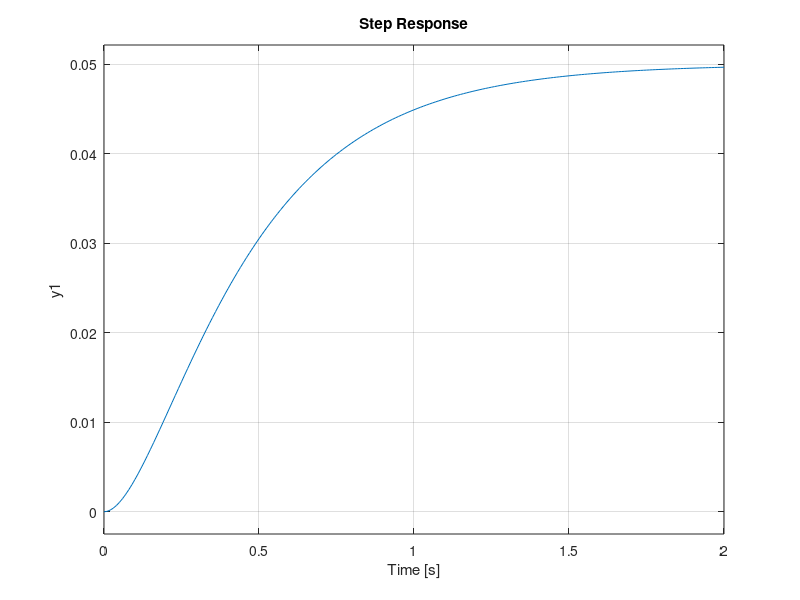
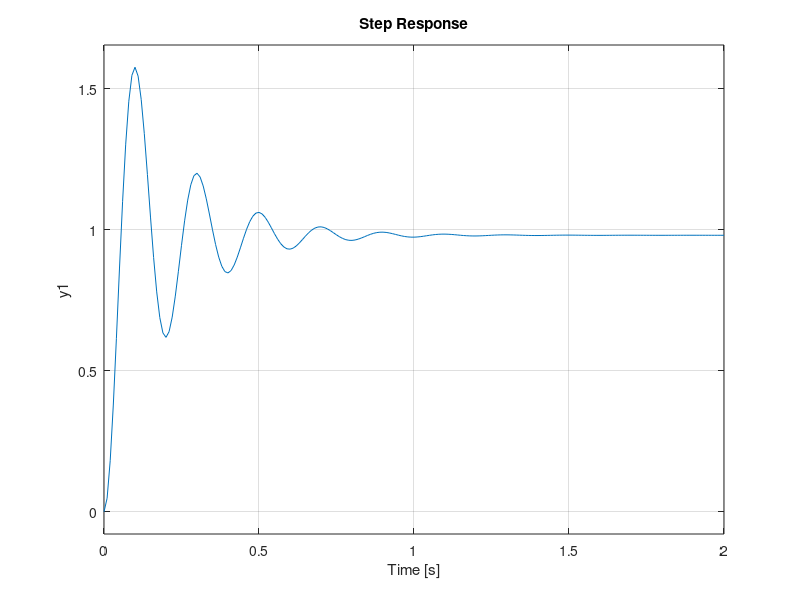
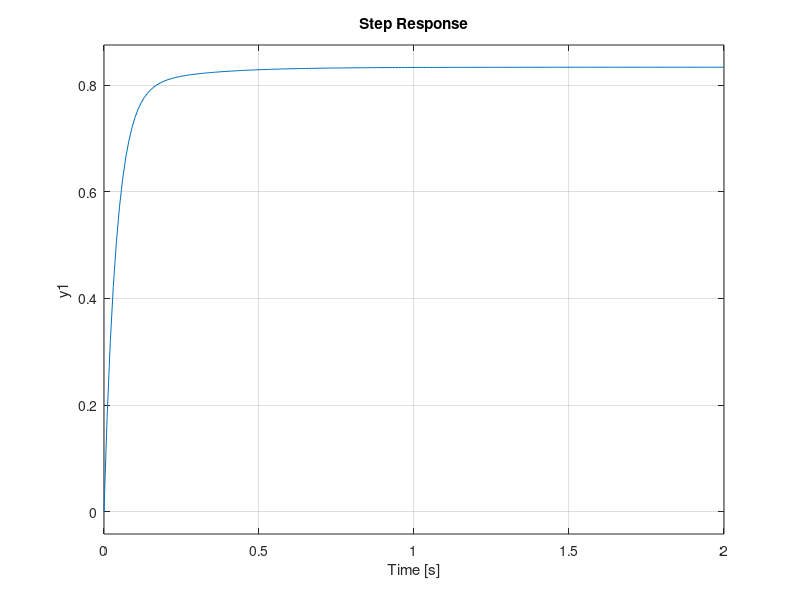
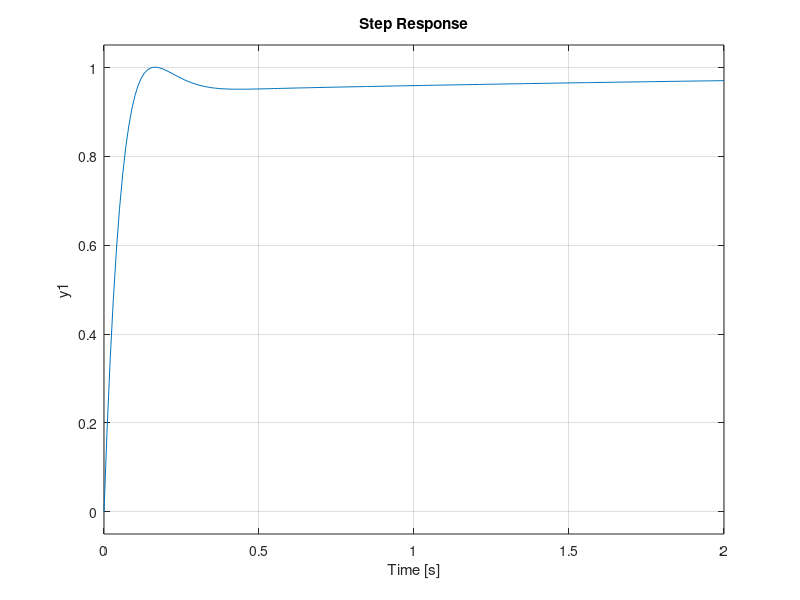

Reproduce these figures in MATLAB, in order. (Note: this script raises an error after producing the figures.)
% Introduction to PID Control
clear
clc
clf

%% STEP RESPONSE
t = 0:0.01:2;
s = tf('s');
P = 1/(s^2 + 10*s + 20);
figure(1)
step(P,t)

%% PROPORTIONAL CONTROL
Kp = 1000;
C = pid(Kp);
T = feedback(C*P,1);
figure(2)
step(T,t)

%% PROPORTIONAL-DERIVATIVE CONTROL
Kp = 100;
Kd = 20;
C = pid(Kp,0,Kd);
D = feedback(C*P,1);
figure(3)
step(D,t)

%% PROPORTIONAL-INTEGRAL-DERIVATIVE CONTROL
Kp = 300;
Kd = 20;
Ki = 100;
C = pid(Kp,Ki,Kd);
I = feedback(C*P,1);
figure(4)
step(I,t)
stepinfo(I)
